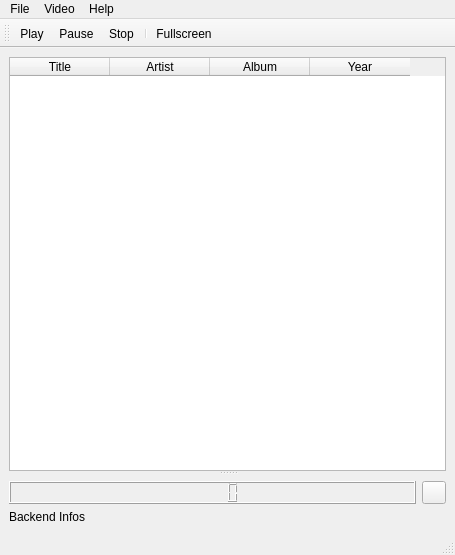
<ui version="4.0" >
 <class>MainWindow</class>
 <widget class="QMainWindow" name="MainWindow" >
  <property name="geometry" >
   <rect>
    <x>0</x>
    <y>0</y>
    <width>455</width>
    <height>555</height>
   </rect>
  </property>
  <property name="windowTitle" >
   <string>VideoPlayer</string>
  </property>
  <property name="windowIcon" >
   <iconset resource="videoplayer.qrc" >
    <normaloff>:/images/volume.png</normaloff>:/images/volume.png</iconset>
  </property>
  <widget class="QWidget" name="centralwidget" >
   <property name="geometry" >
    <rect>
     <x>0</x>
     <y>53</y>
     <width>455</width>
     <height>483</height>
    </rect>
   </property>
   <layout class="QGridLayout" name="gridLayout" >
    <item row="0" column="0" colspan="2" >
     <widget class="QSplitter" name="splitter" >
      <property name="orientation" >
       <enum>Qt::Vertical</enum>
      </property>
      <widget class="QTableWidget" name="tableWidget" >
       <property name="editTriggers" >
        <set>QAbstractItemView::NoEditTriggers</set>
       </property>
       <column>
        <property name="text" >
         <string>Title</string>
        </property>
       </column>
       <column>
        <property name="text" >
         <string>Artist</string>
        </property>
       </column>
       <column>
        <property name="text" >
         <string>Album</string>
        </property>
       </column>
       <column>
        <property name="text" >
         <string>Year</string>
        </property>
       </column>
      </widget>
      <widget class="QWidget" name="verticalLayoutWidget" >
       <layout class="QVBoxLayout" name="videoLayout" />
      </widget>
     </widget>
    </item>
    <item row="1" column="0" >
     <layout class="QHBoxLayout" name="seekerLayout" >
      <item>
       <widget class="QLCDNumber" name="lcdNumber" />
      </item>
     </layout>
    </item>
    <item row="1" column="1" >
     <layout class="QHBoxLayout" name="volumeLayout" >
      <item>
       <widget class="QToolButton" name="volumeButton" >
        <property name="icon" >
         <iconset resource="videoplayer.qrc" >
          <normaloff>:/images/volume.png</normaloff>:/images/volume.png</iconset>
        </property>
       </widget>
      </item>
     </layout>
    </item>
    <item row="2" column="0" colspan="2" >
     <widget class="QLabel" name="backendInfosLabel" >
      <property name="text" >
       <string>Backend Infos</string>
      </property>
     </widget>
    </item>
   </layout>
  </widget>
  <widget class="QMenuBar" name="menubar" >
   <property name="geometry" >
    <rect>
     <x>0</x>
     <y>0</y>
     <width>455</width>
     <height>19</height>
    </rect>
   </property>
   <widget class="QMenu" name="menuFile" >
    <property name="title" >
     <string>File</string>
    </property>
    <addaction name="actionAddFiles" />
    <addaction name="actionOpenDVD" />
    <addaction name="separator" />
    <addaction name="actionExit" />
   </widget>
   <widget class="QMenu" name="menuHelp" >
    <property name="title" >
     <string>Help</string>
    </property>
    <addaction name="actionAbout" />
    <addaction name="actionAboutQt" />
   </widget>
   <widget class="QMenu" name="menuVideo" >
    <property name="title" >
     <string>Video</string>
    </property>
    <addaction name="actionFullscreen" />
   </widget>
   <addaction name="menuFile" />
   <addaction name="menuVideo" />
   <addaction name="menuHelp" />
  </widget>
  <widget class="QStatusBar" name="statusbar" >
   <property name="geometry" >
    <rect>
     <x>0</x>
     <y>536</y>
     <width>455</width>
     <height>19</height>
    </rect>
   </property>
  </widget>
  <widget class="QToolBar" name="toolBar" >
   <property name="geometry" >
    <rect>
     <x>0</x>
     <y>19</y>
     <width>455</width>
     <height>34</height>
    </rect>
   </property>
   <property name="windowTitle" >
    <string>toolBar</string>
   </property>
   <property name="movable" >
    <bool>true</bool>
   </property>
   <attribute name="toolBarArea" >
    <enum>TopToolBarArea</enum>
   </attribute>
   <attribute name="toolBarBreak" >
    <bool>false</bool>
   </attribute>
   <addaction name="actionPlay" />
   <addaction name="actionPause" />
   <addaction name="actionStop" />
   <addaction name="separator" />
   <addaction name="actionFullscreen" />
  </widget>
  <action name="actionAddFiles" >
   <property name="icon" >
    <iconset resource="videoplayer.qrc" >
     <normaloff>:/images/plus.png</normaloff>:/images/plus.png</iconset>
   </property>
   <property name="text" >
    <string>Add Files</string>
   </property>
  </action>
  <action name="actionExit" >
   <property name="icon" >
    <iconset resource="videoplayer.qrc" >
     <normaloff>:/images/exit.png</normaloff>:/images/exit.png</iconset>
   </property>
   <property name="text" >
    <string>Exit</string>
   </property>
  </action>
  <action name="actionAbout" >
   <property name="icon" >
    <iconset resource="videoplayer.qrc" >
     <normaloff>:/images/volume.png</normaloff>:/images/volume.png</iconset>
   </property>
   <property name="text" >
    <string>About</string>
   </property>
  </action>
  <action name="actionAboutQt" >
   <property name="icon" >
    <iconset resource="videoplayer.qrc" >
     <normaloff>:/images/qt.png</normaloff>:/images/qt.png</iconset>
   </property>
   <property name="text" >
    <string>About Qt</string>
   </property>
  </action>
  <action name="actionPlay" >
   <property name="icon" >
    <iconset resource="videoplayer.qrc" >
     <normaloff>:/images/play.png</normaloff>:/images/play.png</iconset>
   </property>
   <property name="text" >
    <string>Play</string>
   </property>
  </action>
  <action name="actionPause" >
   <property name="icon" >
    <iconset resource="videoplayer.qrc" >
     <normaloff>:/images/pause.png</normaloff>:/images/pause.png</iconset>
   </property>
   <property name="text" >
    <string>Pause</string>
   </property>
  </action>
  <action name="actionStop" >
   <property name="icon" >
    <iconset resource="videoplayer.qrc" >
     <normaloff>:/images/stop.png</normaloff>:/images/stop.png</iconset>
   </property>
   <property name="text" >
    <string>Stop</string>
   </property>
  </action>
  <action name="actionFullscreen" >
   <property name="icon" >
    <iconset resource="videoplayer.qrc" >
     <normaloff>:/images/fullscreen.png</normaloff>:/images/fullscreen.png</iconset>
   </property>
   <property name="text" >
    <string>Fullscreen</string>
   </property>
  </action>
  <action name="actionOpenDVD" >
   <property name="text" >
    <string>Open DVD</string>
   </property>
  </action>
 </widget>
 <resources>
  <include location="videoplayer.qrc" />
 </resources>
 <connections/>
</ui>
